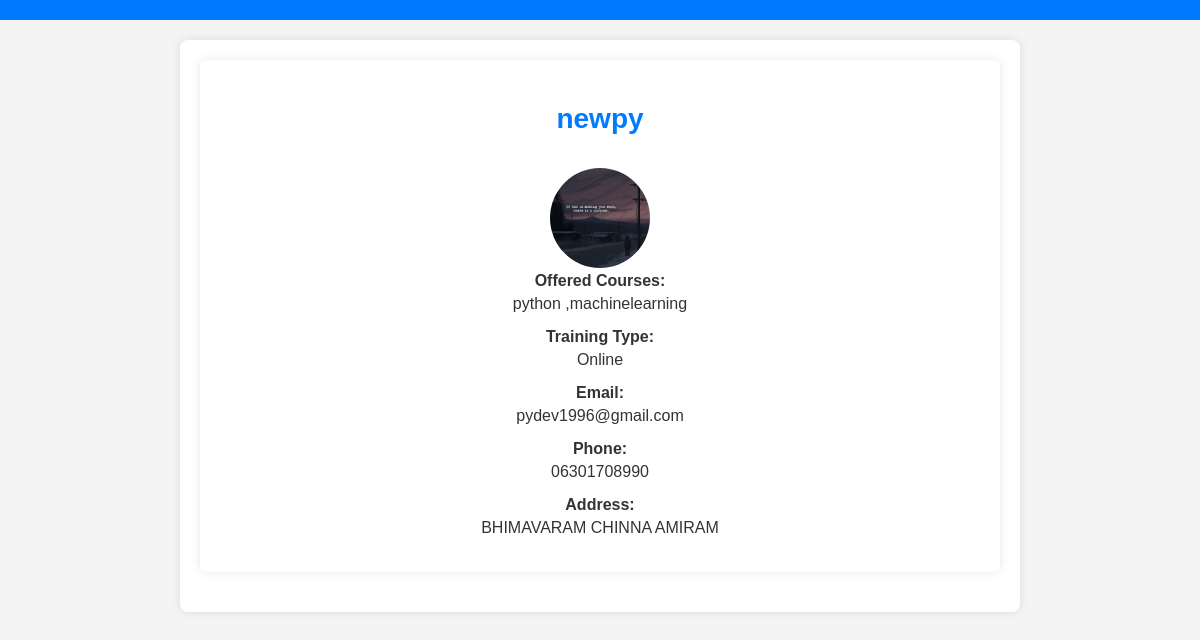
Page /billing_detail/1/ on the committed database.
### jobpositions/models.py (models this page shows, shortened)
class Institution(models.Model):
    id = models.AutoField(primary_key=True)
    username = models.CharField(max_length=255)
    institution_logo = models.ImageField(upload_to='logos/institution_logos/', null=True, blank=True)
    institution_name = models.CharField(max_length=255)
    offered_courses = models.TextField()
    training_type = models.CharField(max_length=20, choices=[('online', 'Online'), ('offline', 'Offline')])
    email = models.EmailField()
    phone = models.CharField(max_length=20)
    address = models.TextField()
    billing_date = models.CharField(max_length=255)
    billing_cost = models.DecimalField(max_digits=10, decimal_places=2,null=True)

### jobpositions/views.py (the view)
# urls.py: path('billing_detail/<int:billing_id>/', views.billing_detail, name='billing_detail'),
def billing_detail(request, billing_id):
    billing_data = get_object_or_404(Institution, pk=billing_id)
    return render(request, 'billing_detail.html', {'billing_data': billing_data})

### jobpositions/templates/billing_detail.html (shortened to what this page needs)
{% load static %}
<!DOCTYPE html>
<html lang="en">
<head>
</head>
<body>
    <header>
    </header>
    <div class="container">
        <div class="billing-box">
            <h2>{{ billing_data.institution_name }}</h2>
            <img src="{{ billing_data.institution_logo.url }}" alt="Institution Logo">
            <div class="details">
                <div class="detail-item">
                    <span class="label"><strong>Offered Courses:</strong></span>
                    <span class="value">{{ billing_data.offered_courses }}</span>
                </div>
                <div class="detail-item">
                    <span class="label"><strong>Training Type:</strong></span>
                    <span class="value">{{ billing_data.get_training_type_display }}</span>
                </div>
                <div class="detail-item">
                    <span class="label"><strong>Email:</strong></span>
                    <span class="value">{{ billing_data.email }}</span>
                </div>
                <div class="detail-item">
                    <span class="label"><strong>Phone:</strong></span>
                    <span class="value">{{ billing_data.phone }}</span>
                </div>
                <div class="detail-item">
                    <span class="label"><strong>Address:</strong></span>
                    <span class="value">{{ billing_data.address }}</span>
                </div>
            </div>
    </div>
</body>
</html>

### jobpositions/templates/billing_detail.html (style rules this page uses)
body { font-family: 'Arial', sans-serif; background-color: #f4f4f4; margin: 0; padding: 0; color: #333; }
header { background-color: #007bff; color: #fff; text-align: center; padding: 10px; font-size: 24px; }
.container { max-width: 800px; margin: 20px auto; background-color: #fff; padding: 20px; border-radius: 8px; box-shadow: 0 0 10px rgba(0, 0, 0, 0.1); }
.billing-box { background-color: #fff; padding: 20px; margin-bottom: 20px; border-radius: 8px; box-shadow: 0 0 10px rgba(0, 0, 0, 0.1); text-align: center; }
.billing-box h2 { color: #007bff; font-size: 28px; }
.billing-box img { max-width: 100px; height: auto; margin-top: 10px; border-radius: 50%; }
.details { width: 100%; }
.detail-item { margin-bottom: 15px; }
.label { font-weight: bold; display: block; }
.value { margin-top: 5px; display: block; }

### rows in the picture
Institution: institution_name "newpy", institution_logo (picture), offered_courses "python ,machinelearning", training_type "Online", email "pydev1996@gmail.com", phone "06301708990", address "BHIMAVARAM CHINNA AMIRAM"
